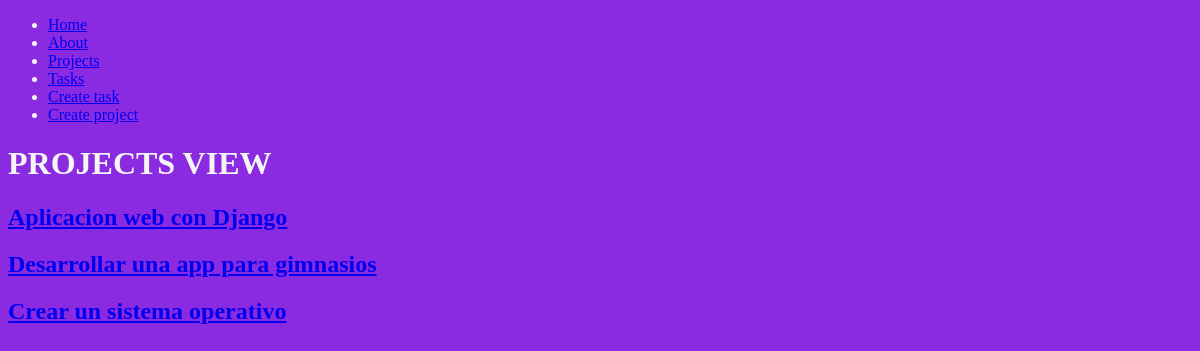
The page /projects/ on the database as committed earlier.
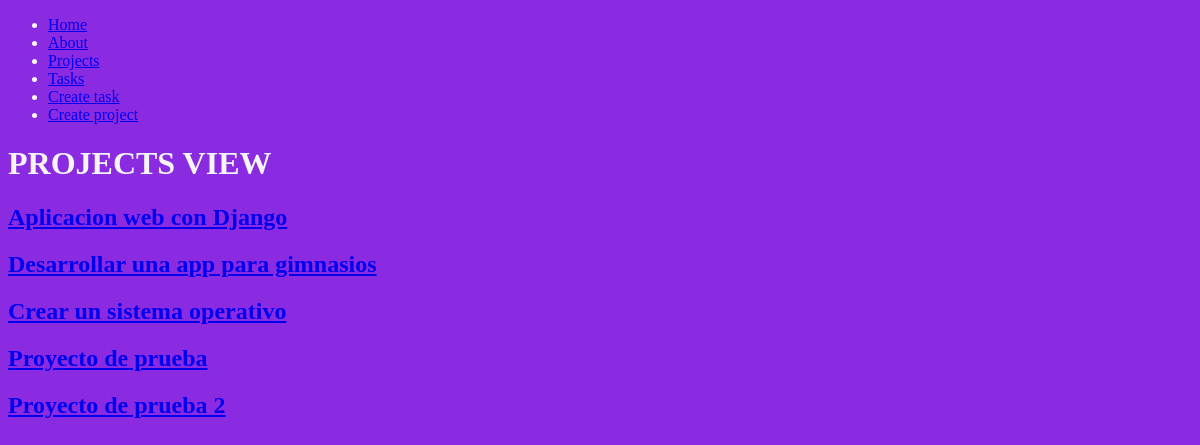
The same page on the database as committed later.
### myapp/models.py (models this page shows, shortened)
class Project(models.Model):
    name = models.CharField(max_length=200)

### myapp/views.py (the view)
# urls.py: path('projects/', views.projects, name="projects"),
def projects(request):
    projects = Project.objects.all()
    return render(request, 'projects.html', {
        'projects': projects
    })

### myapp/templates/projects.html
{% extends './layouts/base.html' %}
{% block content%}
<h1>PROJECTS VIEW</h1>
<section>
    {% for project in projects %}
    <a href="{% url 'project' project.id%}">
        <div>
            <h2>{{ project.name }}</h2>
        </div>
    </a>
    {% endfor %}
</section>
{% endblock%}

Rows that differ between the two databases and show on the page:
added Project: name "Proyecto de prueba"
added Project: name "Proyecto de prueba 2"
